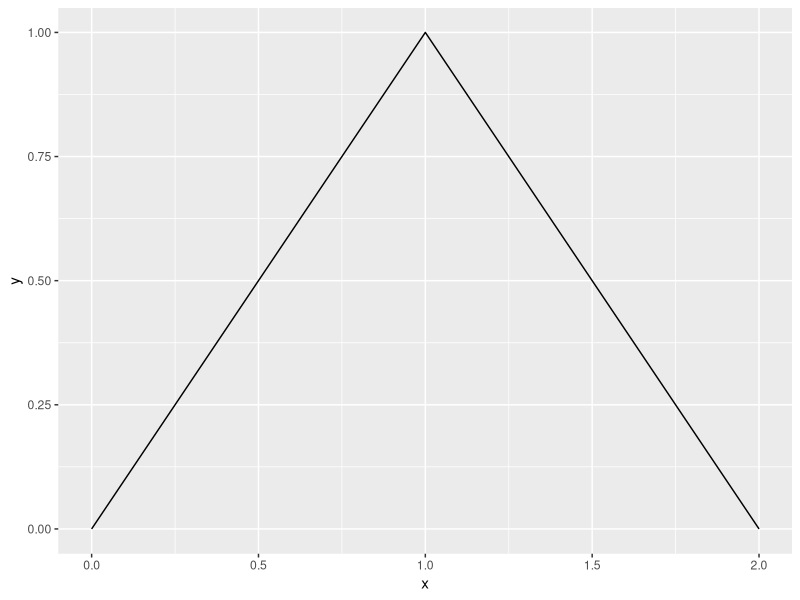
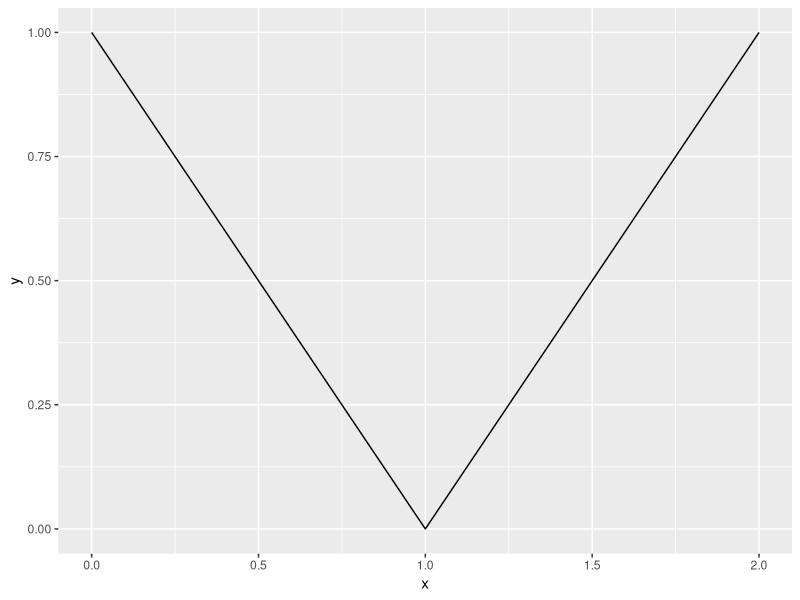
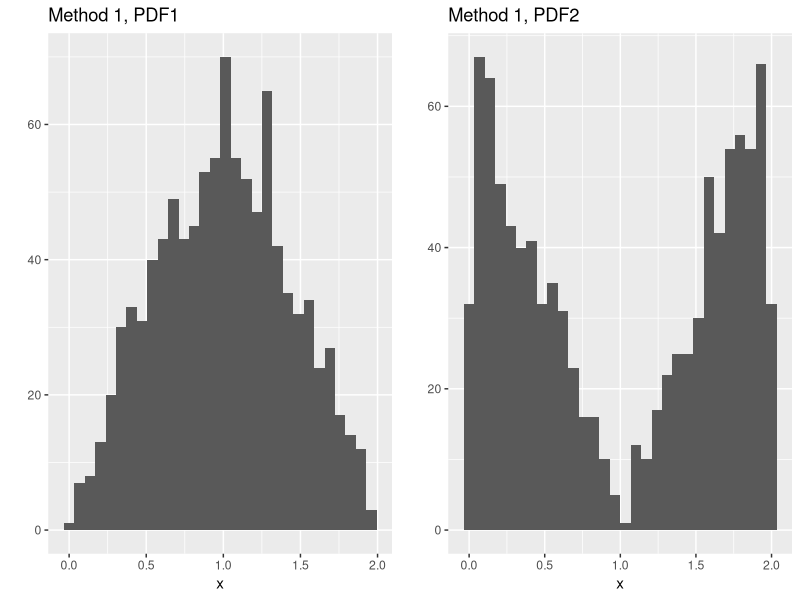
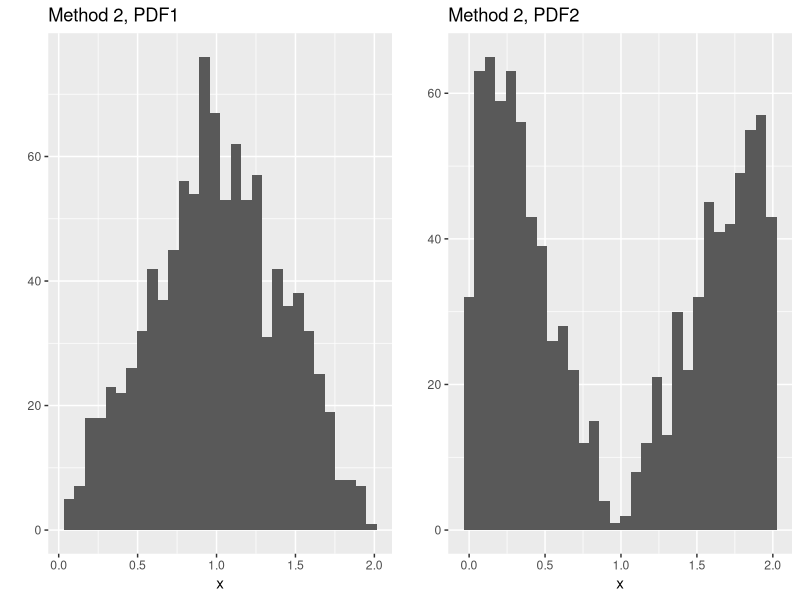
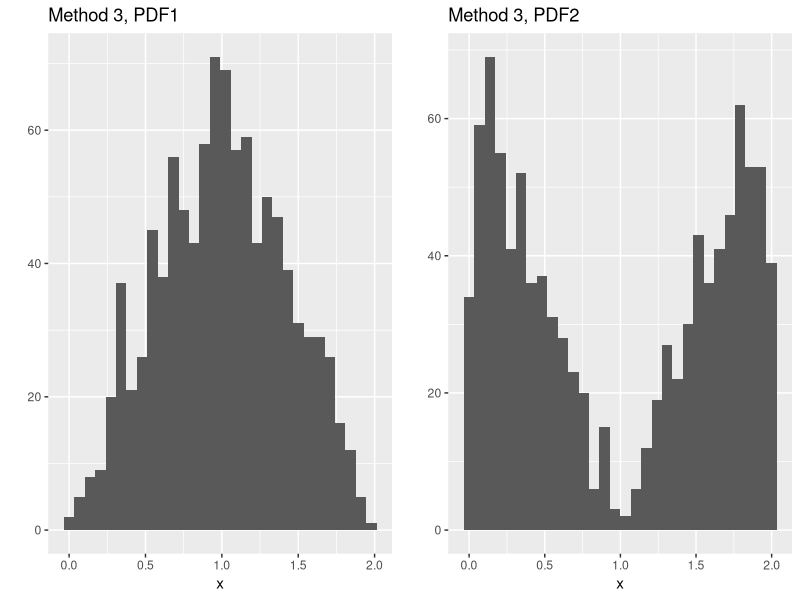
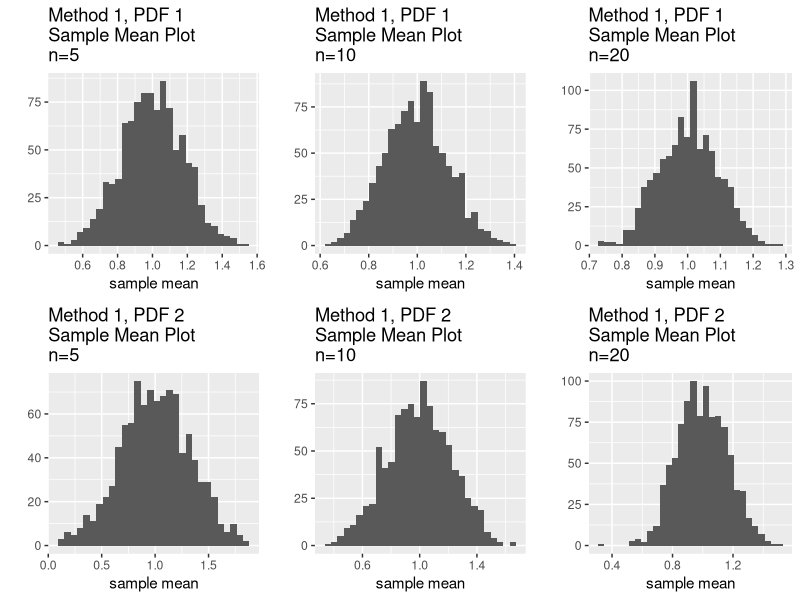

Generate these figures, in order, with R: (Note: a time limit stopped this script after it produced the figures.)
## ---- chunk 1
knitr::opts_chunk$set(echo = TRUE, comment=NA, message=FALSE)
## ---- chunk 2
if(!require('ggplot2')) {install.packages('ggplot2'); library(ggplot2)}
if (!require('gridExtra')) {install.packages('gridExtra');library(gridExtra)}
## ---- chunk 3
# pdf stored as R function
pdf1 <- function(x){
  (x >= 0 & x <=1) * x + (x >1 & x <=2) * (2-x)
}
## ---- chunk 4
p <- ggplot(data = data.frame(x = 0), mapping = aes(x = x))
p + stat_function(fun = pdf1) + xlim(0,2)
## ---- chunk 5
# generate random number from pdf using R's sample() function
# function takes the following input:  pdf function, lower x bound, upper x bound

rand_smplfunc <- function(func, lower, upper){
  
  # discrete approximation to function's domain
  x_values <- seq(lower,upper,by = 10^-3)
  
  # randomly sample from x values using probabilities specified by the pdf
  sample(x = x_values, size = 1, replace = TRUE, prob = func(x_values))
  
}

# generate random number using sample() function 
rand_smplfunc(pdf1,0,2)

## ---- chunk 6
# generate random number using inverse CDF method
# inputs include function pdf, lower xbound, upper xbound
rand_invcdf <- function (func, lower, upper){
    
    # simulate distribution function quantile
    my_rand <- runif(1,min=0, max=1)
    
    # integrate pdf to find CDF and subtract randomly generated percentile 
    Fx_minus_p <- function(t){integrate(func, lower=lower, upper=t)$value - my_rand}
    
    # solve for x in F(x) - p = 0 
    x <- uniroot(Fx_minus_p, c(lower,upper))
    
    # return x
    x$root 
}

# generate random number using inverse cdf method
rand_invcdf(pdf1,0,2)
## ---- chunk 7
# generate random number using rejection sampling
# inputs inlucde function pdf, lower xbound, upper xbound, scaling factor for enveloping distribution
rand_reject <- function(func, lower, upper, A){
  
  # repeat process until boolean expression below evaluates to true
  repeat{
    # 
    u <- runif(1)
    
    # randomly select number in domain of function q(x)
    x <- runif(1,lower,upper)
 
    # enveloping function q(x) (uniform dist) 
    # scaling factor A ensures value is always greater than pdf of target function 
    qx_A <- dunif(x,lower,upper) * A
    
    # if random number u is less than ratio of pdf of actual function to pdf 
    # of scaled approx function at random domain value x, then return x 
    if (u  < (func(x) / qx_A)) return(x)
  }
}

# generate random number using rejection sampling
rand_reject(pdf1,0,2,2)

## ---- chunk 8
# second pdf, stored as R function
pdf2 <- function(x){
  (x >= 0 & x <=1)*(1-x) + (x >1 & x <=2) * (x-1)
}
## ---- chunk 9
p <- ggplot(data = data.frame(x = 0), mapping = aes(x = x))
p + stat_function(fun = pdf2) + xlim(0,2)
## ---- chunk 10
# generate random number using sample() function 
rand_smplfunc(pdf2,0,2)
## ---- chunk 11
# generate random number using inverse cdf method
rand_invcdf(pdf2,0,2)
## ---- chunk 12
# generate random number using rejection sampling
rand_reject(pdf1,0,2,2)
## ---- chunk 13
# Method 1:
# histograms of pdf1 and pdf2, respectively
# using 1000 random draws for each plot
m1.pdf1 <- qplot(replicate(1000,rand_smplfunc(pdf1,0,2)),xlab = "x", main = "Method 1, PDF1")
m1.pdf2 <- qplot(replicate(1000,rand_smplfunc(pdf2,0,2)),xlab = "x", main = "Method 1, PDF2")
grid.arrange(m1.pdf1, m1.pdf2, ncol=2)
## ---- chunk 14
# Method 2
# histograms of pdf1 and pdf2, respectively
# using 1000 random draws for each plot
m2.pdf1 <- qplot(replicate(1000,rand_invcdf(pdf1,0,2)), xlab = "x", main = "Method 2, PDF1")
m2.pdf2 <- qplot(replicate(1000,rand_invcdf(pdf2,0,2)), xlab = "x", main = "Method 2, PDF2") 
grid.arrange(m2.pdf1, m2.pdf2, ncol=2)

## ---- chunk 15
# Method 3
# histograms of pdf1 and pdf2, respectively
# using 1000 random draws for each plot
m3.pdf1 <- qplot(replicate(1000,rand_reject(pdf1,0,2,2)), xlab = "x", main = "Method 3, PDF1")
m3.pdf2 <- qplot(replicate(1000,rand_reject(pdf2,0,2,2)), xlab = "x", main = "Method 3, PDF2") 
grid.arrange(m3.pdf1, m3.pdf2, ncol=2)
## ---- chunk 16
# function to plot histogram of 1000 mean values for 
# randomly generated samples of size n.
# Demonstrates CLT:  the sampling distribution of the mean for a non-normal distribution
# is approximately normal.  The normal approximation improves as the sample size, n, increases.

mean_sample <- function(n,func, plot_title){
  
  # store the name of the function input as string. This is necessary to
  # do multiple function calls and generate
  # new values with each call
  func_string <- deparse(substitute(func))
  
  # For each of 1000 iterations, calculate mean of sample size n
  # and add to master vector
  mean_vec <- numeric()
  for (i in 1:1000){
    mean_vec[i] <- mean(replicate(n, eval(parse(text=func_string))))
  }
  
  # plot vector of 1000 means as histogram
  qplot(mean_vec, xlab="sample mean", main=plot_title)
}
## ---- chunk 17
# plots for method 1, for pdfs 1 and 2, given sample sizes of 5, 10, and 20
m1.pdf1.n5 <- mean_sample(5,rand_smplfunc(pdf1,0,2),plot_title="Method 1, PDF 1\nSample Mean Plot\nn=5")
m1.pdf1.n10 <- mean_sample(10,rand_smplfunc(pdf1,0,2),plot_title="Method 1, PDF 1\nSample Mean Plot\nn=10")
m1.pdf1.n20 <- mean_sample(20,rand_smplfunc(pdf1,0,2),plot_title="Method 1, PDF 1\nSample Mean Plot\nn=20")

m1.pdf2.n5 <- mean_sample(5,rand_smplfunc(pdf2,0,2),plot_title="Method 1, PDF 2\nSample Mean Plot\nn=5")
m1.pdf2.n10 <- mean_sample(10,rand_smplfunc(pdf2,0,2),plot_title="Method 1, PDF 2\nSample Mean Plot\nn=10")
m1.pdf2.n20 <- mean_sample(20,rand_smplfunc(pdf2,0,2),plot_title="Method 1, PDF 2\nSample Mean Plot\nn=20")


grid.arrange(m1.pdf1.n5,m1.pdf1.n10,m1.pdf1.n20,m1.pdf2.n5,m1.pdf2.n10,m1.pdf2.n20, ncol=3, nrow=2)
## ---- chunk 18
# plots for method 2, for pdfs 1 and 2, given sample sizes of 5, 10, and 20
m2.pdf1.n5 <- mean_sample(5,rand_invcdf(pdf1,0,2),plot_title="Method 2, PDF 1\nSample Mean Plot\nn=5")
m2.pdf1.n10 <- mean_sample(10,rand_invcdf(pdf1,0,2),plot_title="Method 2, PDF 1\nSample Mean Plot\nn=10")
m2.pdf1.n20 <- mean_sample(20,rand_invcdf(pdf1,0,2),plot_title="Method 2, PDF 1\nSample Mean Plot\nn=20")

m2.pdf2.n5 <- mean_sample(5,rand_invcdf(pdf2,0,2),plot_title="Method 2, PDF 2\nSample Mean Plot\nn=5")
m2.pdf2.n10 <- mean_sample(10,rand_invcdf(pdf2,0,2),plot_title="Method 2, PDF 2\nSample Mean Plot\nn=10")
m2.pdf2.n20 <- mean_sample(20,rand_invcdf(pdf2,0,2),plot_title="Method 2, PDF 2\nSample Mean Plot\nn=20")


grid.arrange(m2.pdf1.n5,m2.pdf1.n10,m2.pdf1.n20,m2.pdf2.n5,m2.pdf2.n10,m2.pdf2.n20, ncol=3, nrow=2)
## ---- chunk 19
# plots for method 3, for pdfs 1 and 2, given sample sizes of 5, 10, and 20
m3.pdf1.n5 <- mean_sample(5,rand_reject(pdf1,0,2,2),plot_title="Method 3, PDF 1\nSample Mean Plot\nn=5")
m3.pdf1.n10 <- mean_sample(10,rand_reject(pdf1,0,2,2),plot_title="Method 3, PDF 1\nSample Mean Plot\nn=10")
m3.pdf1.n20 <- mean_sample(20,rand_reject(pdf1,0,2,2),plot_title="Method 3, PDF 1\nSample Mean Plot\nn=20")

m3.pdf2.n5 <- mean_sample(5,rand_reject(pdf2,0,2,2),plot_title="Method 3, PDF 2\nSample Mean Plot\nn=5")
m3.pdf2.n10 <- mean_sample(10,rand_reject(pdf2,0,2,2),plot_title="Method 3, PDF 2\nSample Mean Plot\nn=10")
m3.pdf2.n20 <- mean_sample(20,rand_reject(pdf2,0,2,2),plot_title="Method 3, PDF 2\nSample Mean Plot\nn=20")


grid.arrange(m3.pdf1.n5,m3.pdf1.n10,m3.pdf1.n20,m3.pdf2.n5,m3.pdf2.n10,m3.pdf2.n20, ncol=3, nrow=2)
